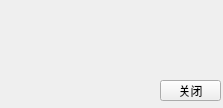
<?xml version="1.0" encoding="UTF-8"?>
<ui version="4.0">
 <class>HsaeMessageBox</class>
 <widget class="QWidget" name="HsaeMessageBox">
  <property name="geometry">
   <rect>
    <x>0</x>
    <y>0</y>
    <width>223</width>
    <height>108</height>
   </rect>
  </property>
  <property name="windowTitle">
   <string>Form</string>
  </property>
  <widget class="QLabel" name="labIcon">
   <property name="geometry">
    <rect>
     <x>10</x>
     <y>0</y>
     <width>21</width>
     <height>21</height>
    </rect>
   </property>
   <property name="text">
    <string/>
   </property>
  </widget>
  <widget class="QPushButton" name="messageClose">
   <property name="geometry">
    <rect>
     <x>190</x>
     <y>0</y>
     <width>31</width>
     <height>31</height>
    </rect>
   </property>
   <property name="text">
    <string/>
   </property>
   <property name="flat">
    <bool>true</bool>
   </property>
  </widget>
  <widget class="QLabel" name="contentText">
   <property name="geometry">
    <rect>
     <x>20</x>
     <y>40</y>
     <width>181</width>
     <height>31</height>
    </rect>
   </property>
   <property name="layoutDirection">
    <enum>Qt::LeftToRight</enum>
   </property>
   <property name="text">
    <string/>
   </property>
   <property name="alignment">
    <set>Qt::AlignLeading|Qt::AlignLeft|Qt::AlignVCenter</set>
   </property>
  </widget>
  <widget class="QPushButton" name="closeBtn">
   <property name="geometry">
    <rect>
     <x>160</x>
     <y>80</y>
     <width>61</width>
     <height>21</height>
    </rect>
   </property>
   <property name="text">
    <string>关闭</string>
   </property>
  </widget>
  <widget class="QLabel" name="labTitle">
   <property name="geometry">
    <rect>
     <x>30</x>
     <y>0</y>
     <width>71</width>
     <height>21</height>
    </rect>
   </property>
   <property name="text">
    <string/>
   </property>
  </widget>
 </widget>
 <resources/>
 <connections/>
</ui>
